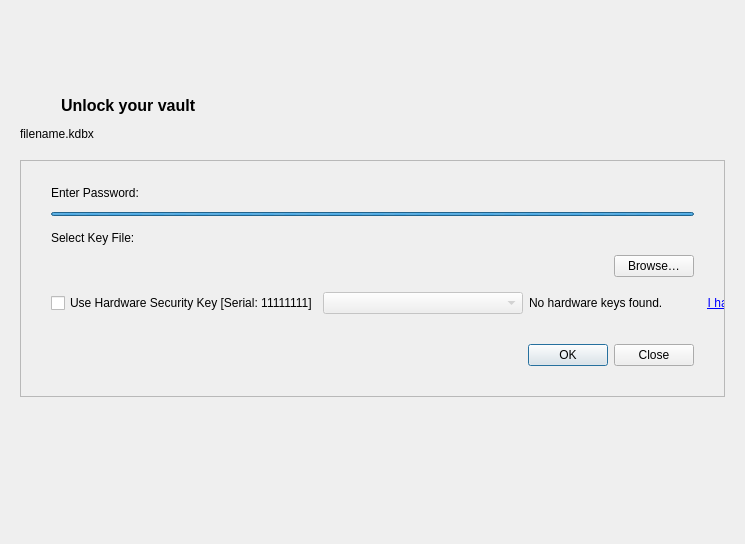
<?xml version="1.0" encoding="UTF-8"?>
<ui version="4.0">
 <class>DatabaseOpenWidget</class>
 <widget class="QWidget" name="DatabaseOpenWidget">
  <property name="geometry">
   <rect>
    <x>0</x>
    <y>0</y>
    <width>745</width>
    <height>544</height>
   </rect>
  </property>
  <property name="accessibleName">
   <string>Unlock your vault</string>
  </property>
  <layout class="QVBoxLayout" name="verticalLayout" stretch="0,0">
   <item>
    <widget class="MessageWidget" name="messageWidget" native="true"/>
   </item>
   <item>
    <layout class="QHBoxLayout" name="horizontalLayout_3" stretch="1,0,1">
     <property name="spacing">
      <number>0</number>
     </property>
     <item>
      <spacer name="horizontalSpacer_3">
       <property name="orientation">
        <enum>Qt::Horizontal</enum>
       </property>
       <property name="sizeType">
        <enum>QSizePolicy::MinimumExpanding</enum>
       </property>
       <property name="sizeHint" stdset="0">
        <size>
         <width>0</width>
         <height>0</height>
        </size>
       </property>
      </spacer>
     </item>
     <item>
      <widget class="QWidget" name="formContainer" native="true">
       <layout class="QVBoxLayout" name="verticalLayout_4" stretch="1,0,0,0,0,2">
        <item>
         <spacer name="verticalSpacer_2">
          <property name="orientation">
           <enum>Qt::Vertical</enum>
          </property>
          <property name="sizeHint" stdset="0">
           <size>
            <width>20</width>
            <height>40</height>
           </size>
          </property>
         </spacer>
        </item>
        <item>
         <layout class="QHBoxLayout" name="horizontalLayout">
          <property name="spacing">
           <number>9</number>
          </property>
          <item>
           <widget class="QLabel" name="dbIconLabel">
            <property name="minimumSize">
             <size>
              <width>32</width>
              <height>32</height>
             </size>
            </property>
            <property name="text">
             <string/>
            </property>
            <property name="scaledContents">
             <bool>true</bool>
            </property>
           </widget>
          </item>
          <item>
           <widget class="QLabel" name="labelHeadline">
            <property name="font">
             <font>
              <pointsize>12</pointsize>
              <weight>75</weight>
              <bold>true</bold>
             </font>
            </property>
            <property name="text">
             <string>Unlock your vault</string>
            </property>
           </widget>
          </item>
          <item>
           <spacer name="horizontalSpacer_2">
            <property name="orientation">
             <enum>Qt::Horizontal</enum>
            </property>
            <property name="sizeHint" stdset="0">
             <size>
              <width>40</width>
              <height>20</height>
             </size>
            </property>
           </spacer>
          </item>
         </layout>
        </item>
        <item>
         <widget class="ElidedLabel" name="fileNameLabel">
          <property name="text">
           <string notr="true">filename.kdbx</string>
          </property>
         </widget>
        </item>
        <item>
         <spacer name="verticalSpacer_3">
          <property name="orientation">
           <enum>Qt::Vertical</enum>
          </property>
          <property name="sizeType">
           <enum>QSizePolicy::Fixed</enum>
          </property>
          <property name="sizeHint" stdset="0">
           <size>
            <width>439</width>
            <height>13</height>
           </size>
          </property>
         </spacer>
        </item>
        <item>
         <widget class="QStackedWidget" name="centralStack">
          <property name="minimumSize">
           <size>
            <width>650</width>
            <height>0</height>
           </size>
          </property>
          <property name="frameShape">
           <enum>QFrame::StyledPanel</enum>
          </property>
          <property name="lineWidth">
           <number>1</number>
          </property>
          <property name="currentIndex">
           <number>0</number>
          </property>
          <widget class="QWidget" name="mainPage">
           <layout class="QVBoxLayout" name="verticalLayout_6">
            <property name="spacing">
             <number>5</number>
            </property>
            <property name="leftMargin">
             <number>30</number>
            </property>
            <property name="topMargin">
             <number>25</number>
            </property>
            <property name="rightMargin">
             <number>30</number>
            </property>
            <property name="bottomMargin">
             <number>25</number>
            </property>
            <item>
             <widget class="QFrame" name="enterPasswordComponent">
              <property name="lineWidth">
               <number>0</number>
              </property>
              <layout class="QVBoxLayout" name="enterPasswordComponentLayout">
               <property name="spacing">
                <number>10</number>
               </property>
               <property name="leftMargin">
                <number>0</number>
               </property>
               <property name="topMargin">
                <number>0</number>
               </property>
               <property name="rightMargin">
                <number>0</number>
               </property>
               <property name="bottomMargin">
                <number>10</number>
               </property>
               <item>
                <widget class="QLabel" name="passwordLabel">
                 <property name="text">
                  <string>Enter Password:</string>
                 </property>
                </widget>
               </item>
               <item>
                <layout class="QVBoxLayout" name="verticalLayout_2">
                 <property name="spacing">
                  <number>2</number>
                 </property>
                 <item>
                  <widget class="PasswordWidget" name="editPassword" native="true">
                   <property name="focusPolicy">
                    <enum>Qt::StrongFocus</enum>
                   </property>
                   <property name="accessibleName">
                    <string>Password field</string>
                   </property>
                  </widget>
                 </item>
                 <item>
                  <widget class="QProgressBar" name="hardwareKeyProgress">
                   <property name="maximumSize">
                    <size>
                     <width>16777215</width>
                     <height>4</height>
                    </size>
                   </property>
                   <property name="minimum">
                    <number>0</number>
                   </property>
                   <property name="maximum">
                    <number>0</number>
                   </property>
                   <property name="value">
                    <number>-1</number>
                   </property>
                   <property name="textVisible">
                    <bool>false</bool>
                   </property>
                  </widget>
                 </item>
                </layout>
               </item>
              </layout>
             </widget>
            </item>
            <item>
             <widget class="QFrame" name="selectKeyFileComponent">
              <property name="frameShape">
               <enum>QFrame::NoFrame</enum>
              </property>
              <property name="frameShadow">
               <enum>QFrame::Plain</enum>
              </property>
              <property name="lineWidth">
               <number>0</number>
              </property>
              <layout class="QVBoxLayout" name="selectKeyFileComponentLayout">
               <property name="spacing">
                <number>10</number>
               </property>
               <property name="leftMargin">
                <number>0</number>
               </property>
               <property name="topMargin">
                <number>0</number>
               </property>
               <property name="rightMargin">
                <number>0</number>
               </property>
               <property name="bottomMargin">
                <number>10</number>
               </property>
               <item>
                <widget class="QLabel" name="selectKeyFileLabel">
                 <property name="text">
                  <string>Select Key File:</string>
                 </property>
                </widget>
               </item>
               <item>
                <layout class="QHBoxLayout" name="horizontalLayout_7" stretch="1,0">
                 <item>
                  <widget class="PasswordWidget" name="keyFileLineEdit" native="true">
                   <property name="sizePolicy">
                    <sizepolicy hsizetype="Preferred" vsizetype="Preferred">
                     <horstretch>0</horstretch>
                     <verstretch>0</verstretch>
                    </sizepolicy>
                   </property>
                   <property name="focusPolicy">
                    <enum>Qt::StrongFocus</enum>
                   </property>
                   <property name="accessibleName">
                    <string>Key file to unlock the database</string>
                   </property>
                  </widget>
                 </item>
                 <item>
                  <widget class="QPushButton" name="buttonBrowseFile">
                   <property name="toolTip">
                    <string>Browse for key file</string>
                   </property>
                   <property name="accessibleName">
                    <string>Browse for key file</string>
                   </property>
                   <property name="text">
                    <string>Browse…</string>
                   </property>
                  </widget>
                 </item>
                </layout>
               </item>
              </layout>
             </widget>
            </item>
            <item>
             <widget class="QFrame" name="addAdditionalKeysComponent">
              <property name="lineWidth">
               <number>0</number>
              </property>
              <layout class="QHBoxLayout" name="addAdditionalKeysComponentLayout">
               <property name="sizeConstraint">
                <enum>QLayout::SetMinimumSize</enum>
               </property>
               <property name="leftMargin">
                <number>0</number>
               </property>
               <property name="topMargin">
                <number>0</number>
               </property>
               <property name="rightMargin">
                <number>0</number>
               </property>
               <property name="bottomMargin">
                <number>0</number>
               </property>
               <item>
                <widget class="QFrame" name="hardwareKeyComponent">
                 <layout class="QHBoxLayout" name="hardwareKeyComponentLayout">
                  <property name="spacing">
                   <number>5</number>
                  </property>
                  <property name="leftMargin">
                   <number>0</number>
                  </property>
                  <property name="topMargin">
                   <number>0</number>
                  </property>
                  <property name="rightMargin">
                   <number>0</number>
                  </property>
                  <property name="bottomMargin">
                   <number>0</number>
                  </property>
                  <item>
                   <widget class="QCheckBox" name="useHardwareKeyCheckBox">
                    <property name="text">
                     <string notr="true">Use Hardware Security Key [Serial: 11111111]</string>
                    </property>
                   </widget>
                  </item>
                  <item>
                   <widget class="QComboBox" name="hardwareKeyCombo">
                    <property name="enabled">
                     <bool>false</bool>
                    </property>
                    <property name="minimumSize">
                     <size>
                      <width>200</width>
                      <height>0</height>
                     </size>
                    </property>
                    <property name="maximumSize">
                     <size>
                      <width>300</width>
                      <height>16777215</height>
                     </size>
                    </property>
                    <property name="accessibleName">
                     <string>Hardware key slot selection</string>
                    </property>
                    <property name="editable">
                     <bool>false</bool>
                    </property>
                   </widget>
                  </item>
                 </layout>
                </widget>
               </item>
               <item>
                <widget class="QLabel" name="noHardwareKeysFoundLabel">
                 <property name="sizePolicy">
                  <sizepolicy hsizetype="Expanding" vsizetype="Preferred">
                   <horstretch>0</horstretch>
                   <verstretch>0</verstretch>
                  </sizepolicy>
                 </property>
                 <property name="text">
                  <string>No hardware keys found.</string>
                 </property>
                 <property name="margin">
                  <number>1</number>
                 </property>
                </widget>
               </item>
               <item>
                <spacer name="horizontalSpacer">
                 <property name="orientation">
                  <enum>Qt::Horizontal</enum>
                 </property>
                 <property name="sizeHint" stdset="0">
                  <size>
                   <width>40</width>
                   <height>20</height>
                  </size>
                 </property>
                </spacer>
               </item>
               <item>
                <widget class="QPushButton" name="refreshHardwareKeys">
                 <property name="cursor">
                  <cursorShape>PointingHandCursor</cursorShape>
                 </property>
                 <property name="toolTip">
                  <string>Refresh Hardware Keys</string>
                 </property>
                 <property name="accessibleName">
                  <string>Refresh Hardware Keys</string>
                 </property>
                 <property name="styleSheet">
                  <string notr="true">QPushButton { background-color: transparent; border: none; } </string>
                 </property>
                 <property name="text">
                  <string notr="true"/>
                 </property>
                </widget>
               </item>
               <item>
                <widget class="QLabel" name="addKeyFileLinkLabel">
                 <property name="cursor">
                  <cursorShape>PointingHandCursor</cursorShape>
                 </property>
                 <property name="focusPolicy">
                  <enum>Qt::TabFocus</enum>
                 </property>
                 <property name="toolTip">
                  <string>&lt;p&gt;In addition to a password, you can use a secret file to enhance the security of your database. This file can be generated in your database's security settings.&lt;/p&gt;&lt;p&gt;This is &lt;strong&gt;not&lt;/strong&gt; your *.kdbx database file!&lt;/p&gt;</string>
                 </property>
                 <property name="accessibleDescription">
                  <string>Click to add a key file.</string>
                 </property>
                 <property name="text">
                  <string>&lt;a href=&quot;#&quot; style=&quot;text-decoration: underline&quot;&gt;I have a key file&lt;/a&gt;</string>
                 </property>
                 <property name="alignment">
                  <set>Qt::AlignRight|Qt::AlignTrailing|Qt::AlignVCenter</set>
                 </property>
                 <property name="margin">
                  <number>1</number>
                 </property>
                 <property name="textInteractionFlags">
                  <set>Qt::LinksAccessibleByKeyboard|Qt::LinksAccessibleByMouse</set>
                 </property>
                </widget>
               </item>
              </layout>
             </widget>
            </item>
            <item>
             <layout class="QHBoxLayout" name="dialogButtonsLayout">
              <property name="spacing">
               <number>0</number>
              </property>
              <property name="topMargin">
               <number>25</number>
              </property>
              <property name="bottomMargin">
               <number>5</number>
              </property>
              <item alignment="Qt::AlignRight">
               <widget class="QDialogButtonBox" name="buttonBox">
                <property name="focusPolicy">
                 <enum>Qt::StrongFocus</enum>
                </property>
                <property name="standardButtons">
                 <set>QDialogButtonBox::Close|QDialogButtonBox::Ok</set>
                </property>
               </widget>
              </item>
             </layout>
            </item>
           </layout>
          </widget>
          <widget class="QWidget" name="quickUnlockPage">
           <layout class="QHBoxLayout" name="horizontalLayout_2">
            <property name="spacing">
             <number>0</number>
            </property>
            <property name="leftMargin">
             <number>10</number>
            </property>
            <property name="topMargin">
             <number>10</number>
            </property>
            <property name="rightMargin">
             <number>10</number>
            </property>
            <property name="bottomMargin">
             <number>10</number>
            </property>
            <item>
             <spacer name="horizontalSpacer_5">
              <property name="orientation">
               <enum>Qt::Horizontal</enum>
              </property>
              <property name="sizeHint" stdset="0">
               <size>
                <width>30</width>
                <height>0</height>
               </size>
              </property>
             </spacer>
            </item>
            <item>
             <layout class="QVBoxLayout" name="verticalLayout_5">
              <item>
               <spacer name="verticalSpacer_7">
                <property name="orientation">
                 <enum>Qt::Vertical</enum>
                </property>
                <property name="sizeHint" stdset="0">
                 <size>
                  <width>0</width>
                  <height>10</height>
                 </size>
                </property>
               </spacer>
              </item>
              <item>
               <widget class="QPushButton" name="quickUnlockButton">
                <property name="minimumSize">
                 <size>
                  <width>200</width>
                  <height>60</height>
                 </size>
                </property>
                <property name="font">
                 <font>
                  <pointsize>10</pointsize>
                  <weight>75</weight>
                  <bold>true</bold>
                 </font>
                </property>
                <property name="text">
                 <string>Unlock Database</string>
                </property>
                <property name="default">
                 <bool>true</bool>
                </property>
               </widget>
              </item>
              <item>
               <widget class="QPushButton" name="resetQuickUnlockButton">
                <property name="text">
                 <string>Cancel</string>
                </property>
               </widget>
              </item>
              <item>
               <spacer name="verticalSpacer_8">
                <property name="orientation">
                 <enum>Qt::Vertical</enum>
                </property>
                <property name="sizeHint" stdset="0">
                 <size>
                  <width>0</width>
                  <height>10</height>
                 </size>
                </property>
               </spacer>
              </item>
             </layout>
            </item>
            <item>
             <spacer name="horizontalSpacer_6">
              <property name="orientation">
               <enum>Qt::Horizontal</enum>
              </property>
              <property name="sizeHint" stdset="0">
               <size>
                <width>30</width>
                <height>0</height>
               </size>
              </property>
             </spacer>
            </item>
           </layout>
          </widget>
         </widget>
        </item>
        <item>
         <spacer name="verticalSpacer">
          <property name="orientation">
           <enum>Qt::Vertical</enum>
          </property>
          <property name="sizeType">
           <enum>QSizePolicy::MinimumExpanding</enum>
          </property>
          <property name="sizeHint" stdset="0">
           <size>
            <width>20</width>
            <height>55</height>
           </size>
          </property>
         </spacer>
        </item>
       </layout>
      </widget>
     </item>
     <item>
      <spacer name="horizontalSpacer_4">
       <property name="orientation">
        <enum>Qt::Horizontal</enum>
       </property>
       <property name="sizeType">
        <enum>QSizePolicy::MinimumExpanding</enum>
       </property>
       <property name="sizeHint" stdset="0">
        <size>
         <width>0</width>
         <height>0</height>
        </size>
       </property>
      </spacer>
     </item>
    </layout>
   </item>
  </layout>
 </widget>
 <customwidgets>
  <customwidget>
   <class>PasswordWidget</class>
   <extends>QWidget</extends>
   <header>gui/PasswordWidget.h</header>
   <container>1</container>
  </customwidget>
  <customwidget>
   <class>MessageWidget</class>
   <extends>QWidget</extends>
   <header>gui/MessageWidget.h</header>
   <container>1</container>
  </customwidget>
  <customwidget>
   <class>ElidedLabel</class>
   <extends>QLabel</extends>
   <header>gui/widgets/ElidedLabel.h</header>
  </customwidget>
 </customwidgets>
 <tabstops>
  <tabstop>quickUnlockButton</tabstop>
  <tabstop>resetQuickUnlockButton</tabstop>
  <tabstop>editPassword</tabstop>
  <tabstop>keyFileLineEdit</tabstop>
  <tabstop>buttonBrowseFile</tabstop>
  <tabstop>useHardwareKeyCheckBox</tabstop>
  <tabstop>hardwareKeyCombo</tabstop>
  <tabstop>refreshHardwareKeys</tabstop>
  <tabstop>addKeyFileLinkLabel</tabstop>
  <tabstop>buttonBox</tabstop>
 </tabstops>
 <resources/>
 <connections/>
</ui>
